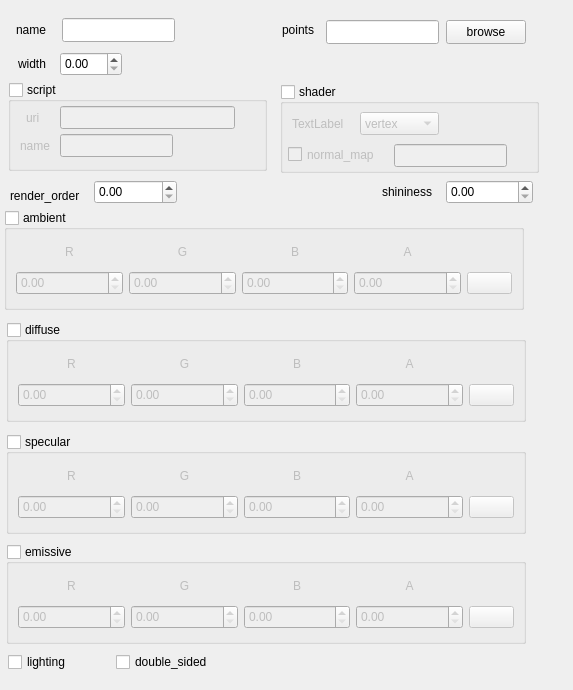
<?xml version="1.0" encoding="UTF-8"?>
<ui version="4.0">
 <class>Form</class>
 <widget class="QWidget" name="Form">
  <property name="geometry">
   <rect>
    <x>0</x>
    <y>0</y>
    <width>573</width>
    <height>690</height>
   </rect>
  </property>
  <property name="windowTitle">
   <string>Form</string>
  </property>
  <widget class="QGroupBox" name="material_script_groupBox">
   <property name="geometry">
    <rect>
     <x>8</x>
     <y>82</y>
     <width>259</width>
     <height>89</height>
    </rect>
   </property>
   <property name="minimumSize">
    <size>
     <width>0</width>
     <height>89</height>
    </size>
   </property>
   <property name="title">
    <string>script</string>
   </property>
   <property name="checkable">
    <bool>true</bool>
   </property>
   <property name="checked">
    <bool>false</bool>
   </property>
   <widget class="QLabel" name="material_script_uri_label">
    <property name="geometry">
     <rect>
      <x>18</x>
      <y>28</y>
      <width>16</width>
      <height>15</height>
     </rect>
    </property>
    <property name="text">
     <string>uri</string>
    </property>
   </widget>
   <widget class="QLineEdit" name="materia_script_uri_input">
    <property name="geometry">
     <rect>
      <x>52</x>
      <y>24</y>
      <width>175</width>
      <height>23</height>
     </rect>
    </property>
   </widget>
   <widget class="QLabel" name="material_script_name_label">
    <property name="geometry">
     <rect>
      <x>12</x>
      <y>56</y>
      <width>34</width>
      <height>15</height>
     </rect>
    </property>
    <property name="text">
     <string>name</string>
    </property>
   </widget>
   <widget class="QLineEdit" name="lineEdit_2">
    <property name="geometry">
     <rect>
      <x>52</x>
      <y>52</y>
      <width>113</width>
      <height>23</height>
     </rect>
    </property>
   </widget>
  </widget>
  <widget class="QGroupBox" name="material_shader_groupBox">
   <property name="geometry">
    <rect>
     <x>280</x>
     <y>84</y>
     <width>259</width>
     <height>89</height>
    </rect>
   </property>
   <property name="minimumSize">
    <size>
     <width>0</width>
     <height>89</height>
    </size>
   </property>
   <property name="title">
    <string>shader</string>
   </property>
   <property name="checkable">
    <bool>true</bool>
   </property>
   <property name="checked">
    <bool>false</bool>
   </property>
   <widget class="QLabel" name="label">
    <property name="geometry">
     <rect>
      <x>12</x>
      <y>32</y>
      <width>57</width>
      <height>15</height>
     </rect>
    </property>
    <property name="text">
     <string>TextLabel</string>
    </property>
   </widget>
   <widget class="QComboBox" name="comboBox">
    <property name="geometry">
     <rect>
      <x>80</x>
      <y>28</y>
      <width>79</width>
      <height>23</height>
     </rect>
    </property>
    <item>
     <property name="text">
      <string>vertex</string>
     </property>
    </item>
    <item>
     <property name="text">
      <string>pixel</string>
     </property>
    </item>
    <item>
     <property name="text">
      <string>normal_map_object_space</string>
     </property>
    </item>
    <item>
     <property name="text">
      <string>normal_map_tangent_space</string>
     </property>
    </item>
   </widget>
   <widget class="QCheckBox" name="normnal_map_checkBox">
    <property name="geometry">
     <rect>
      <x>8</x>
      <y>60</y>
      <width>100</width>
      <height>21</height>
     </rect>
    </property>
    <property name="text">
     <string>normal_map</string>
    </property>
   </widget>
   <widget class="QLineEdit" name="lineEdit">
    <property name="geometry">
     <rect>
      <x>114</x>
      <y>60</y>
      <width>113</width>
      <height>23</height>
     </rect>
    </property>
   </widget>
  </widget>
  <widget class="QLabel" name="material_render_order_label">
   <property name="geometry">
    <rect>
     <x>10</x>
     <y>184</y>
     <width>78</width>
     <height>24</height>
    </rect>
   </property>
   <property name="minimumSize">
    <size>
     <width>0</width>
     <height>24</height>
    </size>
   </property>
   <property name="text">
    <string>render_order</string>
   </property>
  </widget>
  <widget class="QDoubleSpinBox" name="material_render_order_sp">
   <property name="geometry">
    <rect>
     <x>94</x>
     <y>180</y>
     <width>83</width>
     <height>24</height>
    </rect>
   </property>
   <property name="minimumSize">
    <size>
     <width>0</width>
     <height>24</height>
    </size>
   </property>
   <property name="toolTip">
    <string>Set render order for coplanar polygons. The higher value will be rendered on top of the other coplanar polygons</string>
   </property>
  </widget>
  <widget class="QCheckBox" name="material_lighting_checkbox">
   <property name="geometry">
    <rect>
     <x>8</x>
     <y>650</y>
     <width>85</width>
     <height>24</height>
    </rect>
   </property>
   <property name="minimumSize">
    <size>
     <width>0</width>
     <height>24</height>
    </size>
   </property>
   <property name="text">
    <string>lighting</string>
   </property>
  </widget>
  <widget class="QGroupBox" name="material_ambient_groupbox">
   <property name="geometry">
    <rect>
     <x>4</x>
     <y>210</y>
     <width>520</width>
     <height>100</height>
    </rect>
   </property>
   <property name="minimumSize">
    <size>
     <width>520</width>
     <height>100</height>
    </size>
   </property>
   <property name="maximumSize">
    <size>
     <width>520</width>
     <height>100</height>
    </size>
   </property>
   <property name="toolTip">
    <string>background color</string>
   </property>
   <property name="title">
    <string>ambient</string>
   </property>
   <property name="checkable">
    <bool>true</bool>
   </property>
   <property name="checked">
    <bool>false</bool>
   </property>
   <layout class="QGridLayout" name="gridLayout_25">
    <item row="1" column="0">
     <widget class="QDoubleSpinBox" name="material_ambient_R_sp">
      <property name="minimumSize">
       <size>
        <width>0</width>
        <height>24</height>
       </size>
      </property>
      <property name="maximumSize">
       <size>
        <width>16777215</width>
        <height>24</height>
       </size>
      </property>
     </widget>
    </item>
    <item row="0" column="2">
     <widget class="QLabel" name="material_ambient_B_label">
      <property name="maximumSize">
       <size>
        <width>16777215</width>
        <height>24</height>
       </size>
      </property>
      <property name="text">
       <string>B</string>
      </property>
      <property name="alignment">
       <set>Qt::AlignCenter</set>
      </property>
     </widget>
    </item>
    <item row="0" column="3">
     <widget class="QLabel" name="material_ambient_A_label">
      <property name="maximumSize">
       <size>
        <width>16777215</width>
        <height>24</height>
       </size>
      </property>
      <property name="text">
       <string>A</string>
      </property>
      <property name="alignment">
       <set>Qt::AlignCenter</set>
      </property>
     </widget>
    </item>
    <item row="0" column="0">
     <widget class="QLabel" name="material_ambient_R_label">
      <property name="maximumSize">
       <size>
        <width>16777215</width>
        <height>24</height>
       </size>
      </property>
      <property name="text">
       <string>R</string>
      </property>
      <property name="alignment">
       <set>Qt::AlignCenter</set>
      </property>
     </widget>
    </item>
    <item row="1" column="2">
     <widget class="QDoubleSpinBox" name="material_ambient_B_sp">
      <property name="minimumSize">
       <size>
        <width>0</width>
        <height>24</height>
       </size>
      </property>
      <property name="maximumSize">
       <size>
        <width>16777215</width>
        <height>24</height>
       </size>
      </property>
     </widget>
    </item>
    <item row="1" column="1">
     <widget class="QDoubleSpinBox" name="material_ambient_G_sp">
      <property name="minimumSize">
       <size>
        <width>0</width>
        <height>24</height>
       </size>
      </property>
      <property name="maximumSize">
       <size>
        <width>16777215</width>
        <height>24</height>
       </size>
      </property>
     </widget>
    </item>
    <item row="0" column="1">
     <widget class="QLabel" name="material_ambient_G_label">
      <property name="maximumSize">
       <size>
        <width>16777215</width>
        <height>24</height>
       </size>
      </property>
      <property name="text">
       <string>G</string>
      </property>
      <property name="alignment">
       <set>Qt::AlignCenter</set>
      </property>
     </widget>
    </item>
    <item row="1" column="3">
     <widget class="QDoubleSpinBox" name="material_ambient_A_sp">
      <property name="minimumSize">
       <size>
        <width>0</width>
        <height>24</height>
       </size>
      </property>
      <property name="maximumSize">
       <size>
        <width>16777215</width>
        <height>24</height>
       </size>
      </property>
     </widget>
    </item>
    <item row="1" column="4">
     <widget class="QPushButton" name="material_ambient_color_pkr">
      <property name="maximumSize">
       <size>
        <width>45</width>
        <height>16777215</height>
       </size>
      </property>
      <property name="text">
       <string/>
      </property>
     </widget>
    </item>
   </layout>
  </widget>
  <widget class="QGroupBox" name="material_diffuse_groupbox">
   <property name="geometry">
    <rect>
     <x>6</x>
     <y>322</y>
     <width>520</width>
     <height>100</height>
    </rect>
   </property>
   <property name="minimumSize">
    <size>
     <width>520</width>
     <height>100</height>
    </size>
   </property>
   <property name="maximumSize">
    <size>
     <width>520</width>
     <height>100</height>
    </size>
   </property>
   <property name="toolTip">
    <string>background color</string>
   </property>
   <property name="title">
    <string>diffuse</string>
   </property>
   <property name="checkable">
    <bool>true</bool>
   </property>
   <property name="checked">
    <bool>false</bool>
   </property>
   <layout class="QGridLayout" name="gridLayout_26">
    <item row="1" column="0">
     <widget class="QDoubleSpinBox" name="material_diffuse_R_sp">
      <property name="minimumSize">
       <size>
        <width>0</width>
        <height>24</height>
       </size>
      </property>
      <property name="maximumSize">
       <size>
        <width>16777215</width>
        <height>24</height>
       </size>
      </property>
     </widget>
    </item>
    <item row="0" column="2">
     <widget class="QLabel" name="material_diffuse_B_label">
      <property name="maximumSize">
       <size>
        <width>16777215</width>
        <height>24</height>
       </size>
      </property>
      <property name="text">
       <string>B</string>
      </property>
      <property name="alignment">
       <set>Qt::AlignCenter</set>
      </property>
     </widget>
    </item>
    <item row="0" column="3">
     <widget class="QLabel" name="material_diffuse_A_label">
      <property name="maximumSize">
       <size>
        <width>16777215</width>
        <height>24</height>
       </size>
      </property>
      <property name="text">
       <string>A</string>
      </property>
      <property name="alignment">
       <set>Qt::AlignCenter</set>
      </property>
     </widget>
    </item>
    <item row="0" column="0">
     <widget class="QLabel" name="material_diffuse_R_label">
      <property name="maximumSize">
       <size>
        <width>16777215</width>
        <height>24</height>
       </size>
      </property>
      <property name="text">
       <string>R</string>
      </property>
      <property name="alignment">
       <set>Qt::AlignCenter</set>
      </property>
     </widget>
    </item>
    <item row="1" column="2">
     <widget class="QDoubleSpinBox" name="material_diffuse_B_sp">
      <property name="minimumSize">
       <size>
        <width>0</width>
        <height>24</height>
       </size>
      </property>
      <property name="maximumSize">
       <size>
        <width>16777215</width>
        <height>24</height>
       </size>
      </property>
     </widget>
    </item>
    <item row="1" column="1">
     <widget class="QDoubleSpinBox" name="material_diffuse_G_sp">
      <property name="minimumSize">
       <size>
        <width>0</width>
        <height>24</height>
       </size>
      </property>
      <property name="maximumSize">
       <size>
        <width>16777215</width>
        <height>24</height>
       </size>
      </property>
     </widget>
    </item>
    <item row="0" column="1">
     <widget class="QLabel" name="material_diffuse_G_label">
      <property name="maximumSize">
       <size>
        <width>16777215</width>
        <height>24</height>
       </size>
      </property>
      <property name="text">
       <string>G</string>
      </property>
      <property name="alignment">
       <set>Qt::AlignCenter</set>
      </property>
     </widget>
    </item>
    <item row="1" column="3">
     <widget class="QDoubleSpinBox" name="material_diffuse_A_sp">
      <property name="minimumSize">
       <size>
        <width>0</width>
        <height>24</height>
       </size>
      </property>
      <property name="maximumSize">
       <size>
        <width>16777215</width>
        <height>24</height>
       </size>
      </property>
     </widget>
    </item>
    <item row="1" column="4">
     <widget class="QPushButton" name="material_diffuse_color_pkr">
      <property name="maximumSize">
       <size>
        <width>45</width>
        <height>16777215</height>
       </size>
      </property>
      <property name="text">
       <string/>
      </property>
     </widget>
    </item>
   </layout>
  </widget>
  <widget class="QGroupBox" name="material_specular_groupbox">
   <property name="geometry">
    <rect>
     <x>6</x>
     <y>434</y>
     <width>520</width>
     <height>100</height>
    </rect>
   </property>
   <property name="minimumSize">
    <size>
     <width>520</width>
     <height>100</height>
    </size>
   </property>
   <property name="maximumSize">
    <size>
     <width>520</width>
     <height>100</height>
    </size>
   </property>
   <property name="toolTip">
    <string>background color</string>
   </property>
   <property name="title">
    <string>specular</string>
   </property>
   <property name="checkable">
    <bool>true</bool>
   </property>
   <property name="checked">
    <bool>false</bool>
   </property>
   <layout class="QGridLayout" name="gridLayout_27">
    <item row="1" column="0">
     <widget class="QDoubleSpinBox" name="material_specular_R_sp">
      <property name="minimumSize">
       <size>
        <width>0</width>
        <height>24</height>
       </size>
      </property>
      <property name="maximumSize">
       <size>
        <width>16777215</width>
        <height>24</height>
       </size>
      </property>
     </widget>
    </item>
    <item row="0" column="2">
     <widget class="QLabel" name="material_specular_B_label">
      <property name="maximumSize">
       <size>
        <width>16777215</width>
        <height>24</height>
       </size>
      </property>
      <property name="text">
       <string>B</string>
      </property>
      <property name="alignment">
       <set>Qt::AlignCenter</set>
      </property>
     </widget>
    </item>
    <item row="0" column="3">
     <widget class="QLabel" name="material_specular_A_label">
      <property name="maximumSize">
       <size>
        <width>16777215</width>
        <height>24</height>
       </size>
      </property>
      <property name="text">
       <string>A</string>
      </property>
      <property name="alignment">
       <set>Qt::AlignCenter</set>
      </property>
     </widget>
    </item>
    <item row="0" column="0">
     <widget class="QLabel" name="material_specular_R_label">
      <property name="maximumSize">
       <size>
        <width>16777215</width>
        <height>24</height>
       </size>
      </property>
      <property name="text">
       <string>R</string>
      </property>
      <property name="alignment">
       <set>Qt::AlignCenter</set>
      </property>
     </widget>
    </item>
    <item row="1" column="2">
     <widget class="QDoubleSpinBox" name="material_specular_B_sp">
      <property name="minimumSize">
       <size>
        <width>0</width>
        <height>24</height>
       </size>
      </property>
      <property name="maximumSize">
       <size>
        <width>16777215</width>
        <height>24</height>
       </size>
      </property>
     </widget>
    </item>
    <item row="1" column="1">
     <widget class="QDoubleSpinBox" name="material_specular_G_sp">
      <property name="minimumSize">
       <size>
        <width>0</width>
        <height>24</height>
       </size>
      </property>
      <property name="maximumSize">
       <size>
        <width>16777215</width>
        <height>24</height>
       </size>
      </property>
     </widget>
    </item>
    <item row="0" column="1">
     <widget class="QLabel" name="material_specular_G_label">
      <property name="maximumSize">
       <size>
        <width>16777215</width>
        <height>24</height>
       </size>
      </property>
      <property name="text">
       <string>G</string>
      </property>
      <property name="alignment">
       <set>Qt::AlignCenter</set>
      </property>
     </widget>
    </item>
    <item row="1" column="3">
     <widget class="QDoubleSpinBox" name="material_specular_A_sp">
      <property name="minimumSize">
       <size>
        <width>0</width>
        <height>24</height>
       </size>
      </property>
      <property name="maximumSize">
       <size>
        <width>16777215</width>
        <height>24</height>
       </size>
      </property>
     </widget>
    </item>
    <item row="1" column="4">
     <widget class="QPushButton" name="material_specular_color_pkr">
      <property name="maximumSize">
       <size>
        <width>45</width>
        <height>16777215</height>
       </size>
      </property>
      <property name="text">
       <string/>
      </property>
     </widget>
    </item>
   </layout>
  </widget>
  <widget class="QGroupBox" name="material_emissive_groupbox">
   <property name="geometry">
    <rect>
     <x>6</x>
     <y>544</y>
     <width>520</width>
     <height>100</height>
    </rect>
   </property>
   <property name="minimumSize">
    <size>
     <width>520</width>
     <height>100</height>
    </size>
   </property>
   <property name="maximumSize">
    <size>
     <width>520</width>
     <height>100</height>
    </size>
   </property>
   <property name="toolTip">
    <string>background color</string>
   </property>
   <property name="title">
    <string>emissive</string>
   </property>
   <property name="checkable">
    <bool>true</bool>
   </property>
   <property name="checked">
    <bool>false</bool>
   </property>
   <layout class="QGridLayout" name="gridLayout_28">
    <item row="1" column="0">
     <widget class="QDoubleSpinBox" name="material_emissive_R_sp">
      <property name="minimumSize">
       <size>
        <width>0</width>
        <height>24</height>
       </size>
      </property>
      <property name="maximumSize">
       <size>
        <width>16777215</width>
        <height>24</height>
       </size>
      </property>
     </widget>
    </item>
    <item row="0" column="2">
     <widget class="QLabel" name="material_emissive_B_label">
      <property name="maximumSize">
       <size>
        <width>16777215</width>
        <height>24</height>
       </size>
      </property>
      <property name="text">
       <string>B</string>
      </property>
      <property name="alignment">
       <set>Qt::AlignCenter</set>
      </property>
     </widget>
    </item>
    <item row="0" column="3">
     <widget class="QLabel" name="material_emissive_A_label">
      <property name="maximumSize">
       <size>
        <width>16777215</width>
        <height>24</height>
       </size>
      </property>
      <property name="text">
       <string>A</string>
      </property>
      <property name="alignment">
       <set>Qt::AlignCenter</set>
      </property>
     </widget>
    </item>
    <item row="0" column="0">
     <widget class="QLabel" name="material_emissive_R_label">
      <property name="maximumSize">
       <size>
        <width>16777215</width>
        <height>24</height>
       </size>
      </property>
      <property name="text">
       <string>R</string>
      </property>
      <property name="alignment">
       <set>Qt::AlignCenter</set>
      </property>
     </widget>
    </item>
    <item row="1" column="2">
     <widget class="QDoubleSpinBox" name="material_emissive_B_sp">
      <property name="minimumSize">
       <size>
        <width>0</width>
        <height>24</height>
       </size>
      </property>
      <property name="maximumSize">
       <size>
        <width>16777215</width>
        <height>24</height>
       </size>
      </property>
     </widget>
    </item>
    <item row="1" column="1">
     <widget class="QDoubleSpinBox" name="material_emissive_G_sp">
      <property name="minimumSize">
       <size>
        <width>0</width>
        <height>24</height>
       </size>
      </property>
      <property name="maximumSize">
       <size>
        <width>16777215</width>
        <height>24</height>
       </size>
      </property>
     </widget>
    </item>
    <item row="0" column="1">
     <widget class="QLabel" name="material_emissive_G_label">
      <property name="maximumSize">
       <size>
        <width>16777215</width>
        <height>24</height>
       </size>
      </property>
      <property name="text">
       <string>G</string>
      </property>
      <property name="alignment">
       <set>Qt::AlignCenter</set>
      </property>
     </widget>
    </item>
    <item row="1" column="3">
     <widget class="QDoubleSpinBox" name="material_emissive_A_sp">
      <property name="minimumSize">
       <size>
        <width>0</width>
        <height>24</height>
       </size>
      </property>
      <property name="maximumSize">
       <size>
        <width>16777215</width>
        <height>24</height>
       </size>
      </property>
     </widget>
    </item>
    <item row="1" column="4">
     <widget class="QPushButton" name="material_emissive_color_pkr">
      <property name="maximumSize">
       <size>
        <width>45</width>
        <height>16777215</height>
       </size>
      </property>
      <property name="text">
       <string/>
      </property>
     </widget>
    </item>
   </layout>
  </widget>
  <widget class="QLabel" name="material_shininess_label">
   <property name="geometry">
    <rect>
     <x>382</x>
     <y>184</y>
     <width>57</width>
     <height>15</height>
    </rect>
   </property>
   <property name="text">
    <string>shininess</string>
   </property>
  </widget>
  <widget class="QDoubleSpinBox" name="material_shininess_sp">
   <property name="geometry">
    <rect>
     <x>446</x>
     <y>180</y>
     <width>87</width>
     <height>24</height>
    </rect>
   </property>
   <property name="minimumSize">
    <size>
     <width>0</width>
     <height>24</height>
    </size>
   </property>
  </widget>
  <widget class="QCheckBox" name="material_double_sided_checkBox">
   <property name="geometry">
    <rect>
     <x>116</x>
     <y>650</y>
     <width>105</width>
     <height>24</height>
    </rect>
   </property>
   <property name="minimumSize">
    <size>
     <width>0</width>
     <height>24</height>
    </size>
   </property>
   <property name="text">
    <string>double_sided</string>
   </property>
  </widget>
  <widget class="QDoubleSpinBox" name="road_width_sp">
   <property name="geometry">
    <rect>
     <x>60</x>
     <y>52</y>
     <width>62</width>
     <height>24</height>
    </rect>
   </property>
   <property name="minimumSize">
    <size>
     <width>0</width>
     <height>24</height>
    </size>
   </property>
  </widget>
  <widget class="QPushButton" name="points_browse_btn">
   <property name="geometry">
    <rect>
     <x>446</x>
     <y>20</y>
     <width>80</width>
     <height>24</height>
    </rect>
   </property>
   <property name="minimumSize">
    <size>
     <width>0</width>
     <height>24</height>
    </size>
   </property>
   <property name="text">
    <string>browse</string>
   </property>
  </widget>
  <widget class="QLineEdit" name="lineEdit_3">
   <property name="geometry">
    <rect>
     <x>326</x>
     <y>20</y>
     <width>113</width>
     <height>24</height>
    </rect>
   </property>
   <property name="minimumSize">
    <size>
     <width>0</width>
     <height>24</height>
    </size>
   </property>
  </widget>
  <widget class="QLabel" name="road_points_label">
   <property name="geometry">
    <rect>
     <x>282</x>
     <y>18</y>
     <width>37</width>
     <height>24</height>
    </rect>
   </property>
   <property name="minimumSize">
    <size>
     <width>0</width>
     <height>24</height>
    </size>
   </property>
   <property name="text">
    <string>points</string>
   </property>
  </widget>
  <widget class="QLabel" name="road_width_label">
   <property name="geometry">
    <rect>
     <x>18</x>
     <y>52</y>
     <width>34</width>
     <height>24</height>
    </rect>
   </property>
   <property name="minimumSize">
    <size>
     <width>0</width>
     <height>24</height>
    </size>
   </property>
   <property name="text">
    <string>width</string>
   </property>
  </widget>
  <widget class="QLineEdit" name="road_name">
   <property name="geometry">
    <rect>
     <x>62</x>
     <y>18</y>
     <width>113</width>
     <height>24</height>
    </rect>
   </property>
   <property name="minimumSize">
    <size>
     <width>0</width>
     <height>24</height>
    </size>
   </property>
  </widget>
  <widget class="QLabel" name="road_name_label">
   <property name="geometry">
    <rect>
     <x>16</x>
     <y>18</y>
     <width>34</width>
     <height>24</height>
    </rect>
   </property>
   <property name="minimumSize">
    <size>
     <width>0</width>
     <height>24</height>
    </size>
   </property>
   <property name="text">
    <string>name</string>
   </property>
  </widget>
 </widget>
 <resources/>
 <connections/>
</ui>
